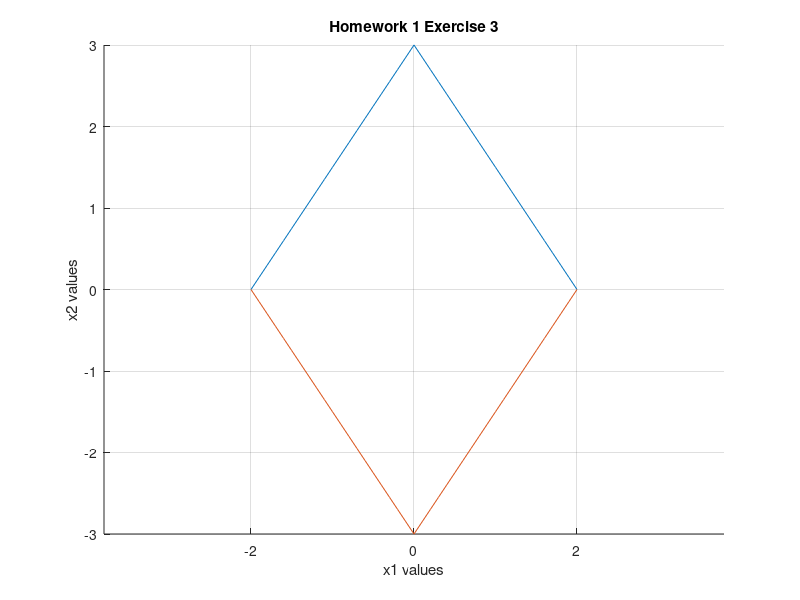

Recreate this plot in MATLAB.
% Email: jpweller@u.washington.edu
% Homework #2

clear all
close all


%% Exercise 3

% Give x1 a range (min and max values that x1 can take)
x1 = -2:.1:2;

% Compute x2 values
x2 = abs(3 * ((.5 * abs(x1)) -1));

% Sanity Check: Confirm that all norms = 1
unitcircle = .5 * abs(x1) + 1/3 * abs(x2)

% Plot unit circle
figure(1); clf; hold on; grid on;
plot(x1,x2)
plot(x1,x2.*-1)
axis equal
xlabel('x1 values')
ylabel('x2 values')
title('Homework 1 Exercise 3')
